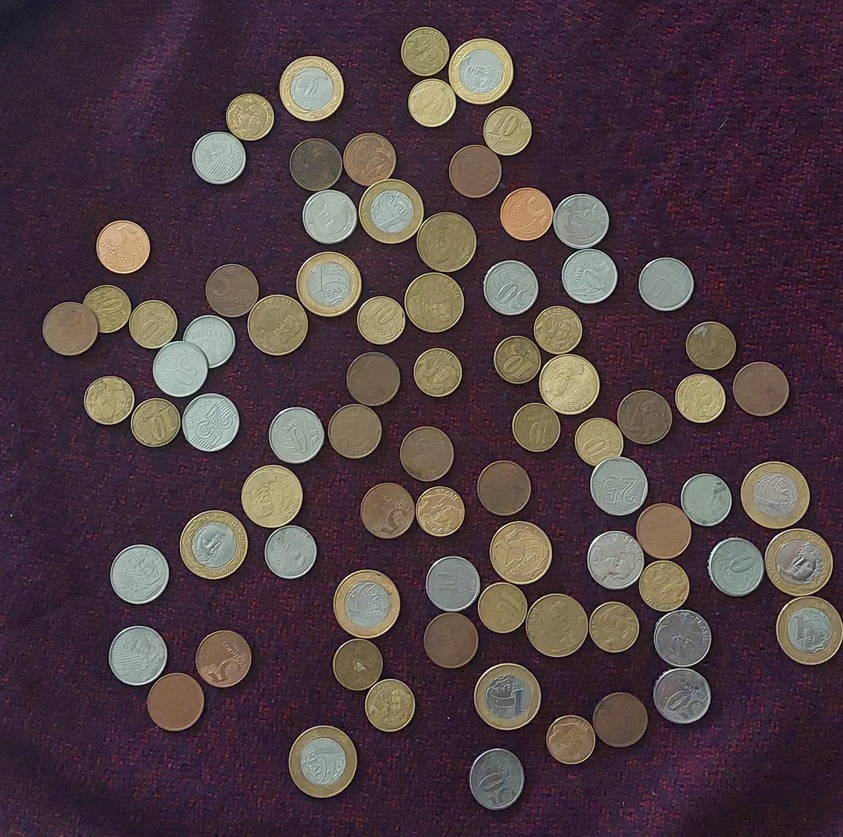
#> input picture images/coin_04.jpg, 843 x 837 px, shrunk from 2048 x 2032 before the run
$ jupyter execute coin_counter.ipynb
#> lines starting #> are read from the running program, lines starting #| are printed output that depends on the picture; after the words box and inside, x2 and y2 are one past the last pixel; in counts of white or black regions, pixels touching at a corner belong together
[cell 1]
# --- IMPORTAÇÃO DAS BIBLIOTECAS ---

import numpy as np
import matplotlib.pyplot as plt

# Funções específicas do scikit-image
from skimage.io import imread
from skimage.color import rgb2gray
from skimage.filters.rank import median
from skimage.morphology import disk
from skimage.feature import canny

# Importações específicas para a Transformada de Hough (Detectar Círculos)
from skimage.transform import hough_circle, hough_circle_peaks
from skimage.draw import circle_perimeter

[cell 2]
# --- CARREGAR A IMAGEM ---

caminho_arquivo = '../images/coin_04.jpg'

imagem_original = imread(caminho_arquivo)
#> imagem_original is the input picture: shape (837, 843, 3); mean R, G, B 79.2, 61.9, 67.2

plt.figure(figsize=(8, 8))
plt.imshow(imagem_original)
plt.title("Passo 1: Imagem Original Colorida")
plt.grid(True)
plt.show()

[cell 3]
# --- CONVERSÃO PARA TONS DE CINZA ---

# A função rgb2gray converte a imagem para uma matriz 2D
# O resultado varia de 0.0 (preto absoluto) a 1.0 (branco absoluto)
imagem_cinza = rgb2gray(imagem_original)
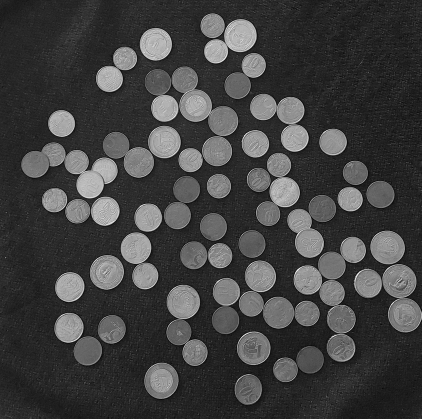
#> imagem_cinza: shape (837, 843) float64 (shown at 1/2 size); min 0, max 1, mean 0.259
imagem_cinza_uint8 = (imagem_cinza * 255).astype(np.uint8)

# Visualizando
plt.figure(figsize=(8, 8))
plt.imshow(imagem_cinza_uint8, cmap='gray')
plt.title("Passo 2: Imagem em Tons de Cinza")
plt.axis('off')
plt.show()

[cell 4]
# --- FILTRAGEM DE RUÍDO (MEDIANA) ---

# Criamos um "elemento estruturante" em forma de disco.
# O número dentro do disk significa o tamanho do raio de um círculo em pixels.
# O filtro vai olhar vizinhanças desse tamanho e pegar o valor do meio (mediana).
elemento_disco = disk(7)

# Aplicamos o filtro na imagem cinza
imagem_filtrada = median(imagem_cinza_uint8, elemento_disco)
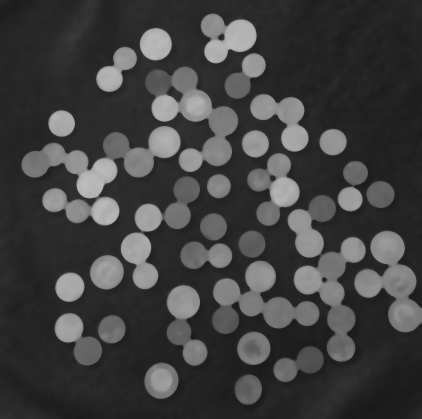
#> imagem_filtrada: shape (837, 843) (shown at 1/2 size); min 25, max 188, mean 64.5

# Visualizando a diferença
plt.figure(figsize=(12, 6))

plt.subplot(1, 2, 1)
plt.imshow(imagem_cinza_uint8, cmap='gray')
plt.title("Antes (Com textura interna)")
plt.axis('off')

plt.subplot(1, 2, 2)
plt.imshow(imagem_filtrada, cmap='gray')
plt.title("Depois (Suavizada com Mediana)")
plt.axis('off')

plt.show()
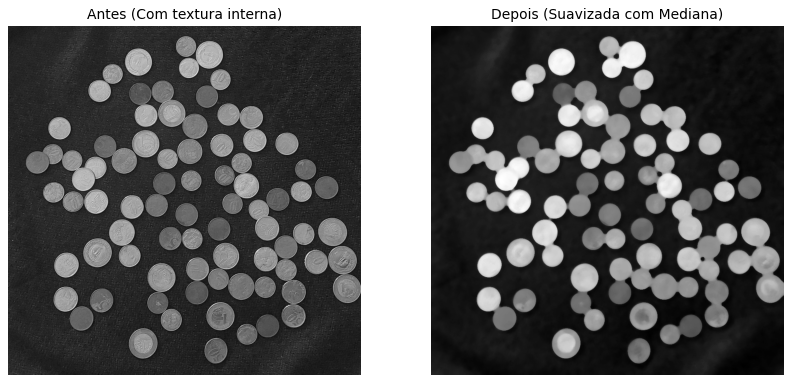
#> figure drawn by matplotlib, 2 panels

[cell 5]
# --- DETECÇÃO DE BORDAS (CANNY) ---

# O parâmetro 'sigma' controla a suavização.
# sigma=3 é focado em pegar apenas contornos (as moedas).
# Se colocar sigma=1, ele pega qualquer risco.
bordas_canny = canny(imagem_filtrada, sigma=3)
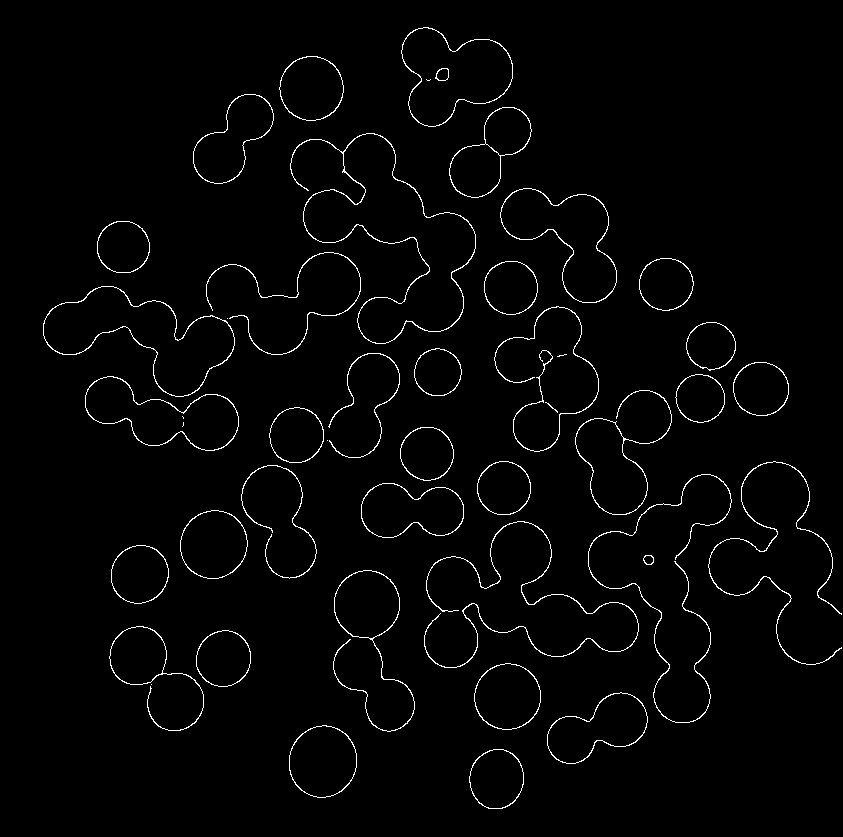
#> bordas_canny: shape (837, 843) bool; 2% white in thin lines or dots, all inside (x1, y1, x2, y2) = (43, 27, 842, 809)

# O resultado é uma imagem binária (True/False): True onde tem borda, False onde é liso.

# Visualizando
plt.figure(figsize=(8, 8))
# Mostramos em fundo preto (gray) onde o branco é a borda
plt.imshow(bordas_canny, cmap='gray')
plt.title("Passo 4: Mapas de Bordas (Canny)")
plt.axis('off')
plt.show()

[cell 6]
# --- TRANSFORMADA DE HOUGH (CALCULAR CENTROS) ---

# 1. Definir o que estamos procurando
# Aqui dizemos: "Procure círculos que tenham raio mínimo de 40px e máximo de 80px"
# O passo '2' significa que ele tenta 40, 42, 44...
raio_minimo = 30
raio_maximo = 250
passo_raio = 2
intervalo_raios = np.arange(raio_minimo, raio_maximo, passo_raio)

print("Calculando acumulador de Hough (isso pode demorar um pouco)...")
# Essa função cria o espaço de votos
acumulador_hough = hough_circle(bordas_canny, intervalo_raios)

# 2. Achar os vencedores da votação (Os Picos)
# acumulador_hough: os votos
# intervalo_raios: os raios que testamos
# total_num_peaks: máximo de moedas que esperamos
accums, cx, cy, raios = hough_circle_peaks(acumulador_hough, intervalo_raios,
                                           total_num_peaks=100,
                                           min_xdistance=40, # Distância mínima entre centros (X)
                                           min_ydistance=40, # Distância mínima entre centros (Y)
                                           threshold=0.3 * np.max(acumulador_hough))
#> accums = 42 values, max 0.88 at index 0, min 0.267 at index 36, mean 0.406; cx = 42 values, max 810 at index 13, min 69 at index 30, mean 448.8; cy = 42 values, max 779 at index 19, min 71 at index 3, mean 475.3; raios = 42 values, max 34 at index 2, min 30 at index 6, mean 30.86
# Adicionamos o threshold=0.4 (40% da intensidade máxima encontrada)
# Isso descarta círculos "fracos"
print(f"Detectamos {len(raios)} círculos!")
#| Detectamos 42 círculos!

if len(raios) > 0:
    # 1. Descobrir o tamanho da maior moeda encontrada
    maior_raio_encontrado = np.max(raios)
#> maior_raio_encontrado = 34

    # 2. Definir o corte (50% do tamanho da maior)
    # Moeda 1 Real = 27mm. Moeda 5 cent = 17mm. Relação = 0.63.
    # Usamos 0.5 (50%) como margem de segurança para erros de perspectiva.
    limite_aceitavel = maior_raio_encontrado * 0.5
#> limite_aceitavel = 17

    print(f"Maior raio encontrado: {maior_raio_encontrado:.1f}px")
#| Maior raio encontrado: 34.0px
    print(f"Corte de segurança: Ignorando círculos menores que {limite_aceitavel:.1f}px")
#| Corte de segurança: Ignorando círculos menores que 17.0px

    # 3. Criar uma 'máscara' (filtro)
    # Isso cria uma lista de Verdadeiro/Falso: [True, True, False, True...]
    filtro = raios >= limite_aceitavel

    # 4. Aplicar o filtro em todas as variáveis
    # Só mantém os índices onde o filtro é True
    cx = cx[filtro]
    cy = cy[filtro]
    raios = raios[filtro]
    accums = accums[filtro]

# O print final agora mostrará o número filtrado
print(f"Detectamos {len(raios)} círculos (após filtro de tamanho)!")
#| Detectamos 42 círculos (após filtro de tamanho)!

[cell 7]
# --- DESENHANDO O RESULTADO ---

# Cria uma cópia da imagem original para não estragar a variável principal
imagem_resultado = np.copy(imagem_original)

# Loop para desenhar cada moeda encontrada
# zip(cy, cx, raios) junta as listas para processarmos uma moeda por vez
espessura = 3
for centro_y, centro_x, raio in zip(cy, cx, raios):
    for dr in range(-espessura, espessura + 1):
        # circle_perimeter devolve as coordenadas da BORDa do círculo
        circulo_y, circulo_x = circle_perimeter(
            centro_y + dr, centro_x, raio + dr,
            shape=imagem_original.shape
        )

        # Pintamos esses pixels de VERMELHO (R=255, G=0, B=0)
        imagem_resultado[circulo_y, circulo_x] = (255, 0, 0)

    # Dica extra: Vamos pintar o CENTRO também para ver se ele achou certo
    # Criamos um quadradinho 5x5 no centro
    imagem_resultado[centro_y-5:centro_y+5, centro_x-5:centro_x+5] = (0, 255, 0) # Verde
#> this loop made 42 passes
#> (centro_y, centro_x, raio) on passes 1 to 8: (88, 311, 32), (284, 328, 32), (495, 775, 34), (71, 480, 32), (544, 213, 34), (211, 391, 32), (495, 272, 30), (324, 277, 30)
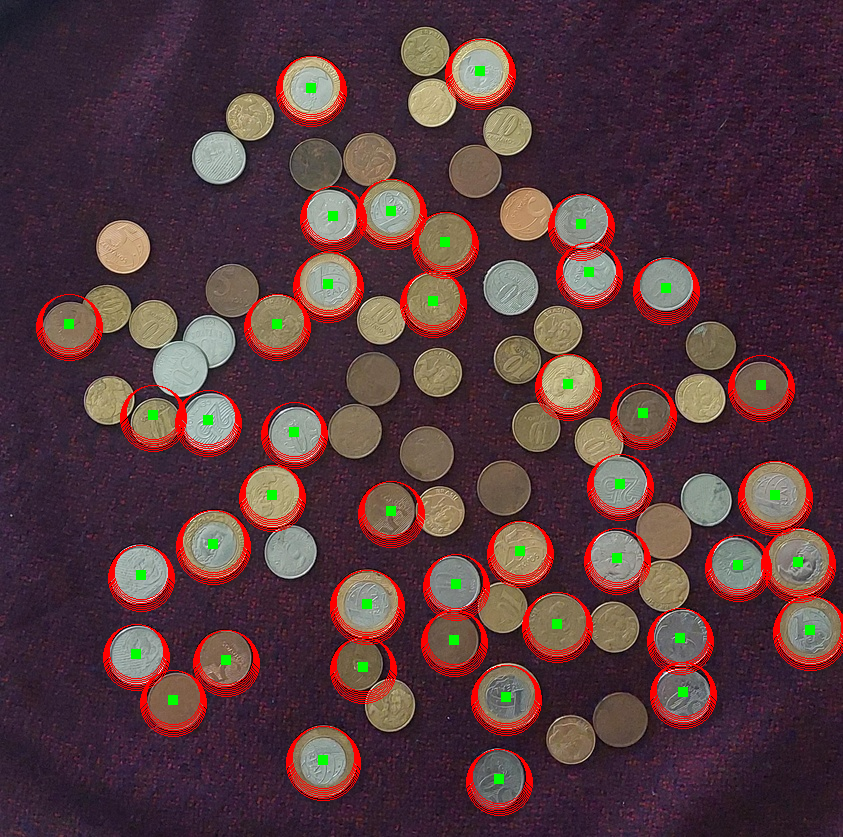
#> imagem_resultado: shape (837, 843, 3); 5.89% of pixels changed, all inside (x1, y1, x2, y2) = (36, 39, 843, 816)

# Mostra final
plt.figure(figsize=(10, 10))
plt.imshow(imagem_resultado)
plt.title(f"Resultado Final: {len(raios)} moedas detectadas")
plt.axis('off')
plt.show()

$ run again, with images/coin_01.jpg copied over images/coin_04.jpg
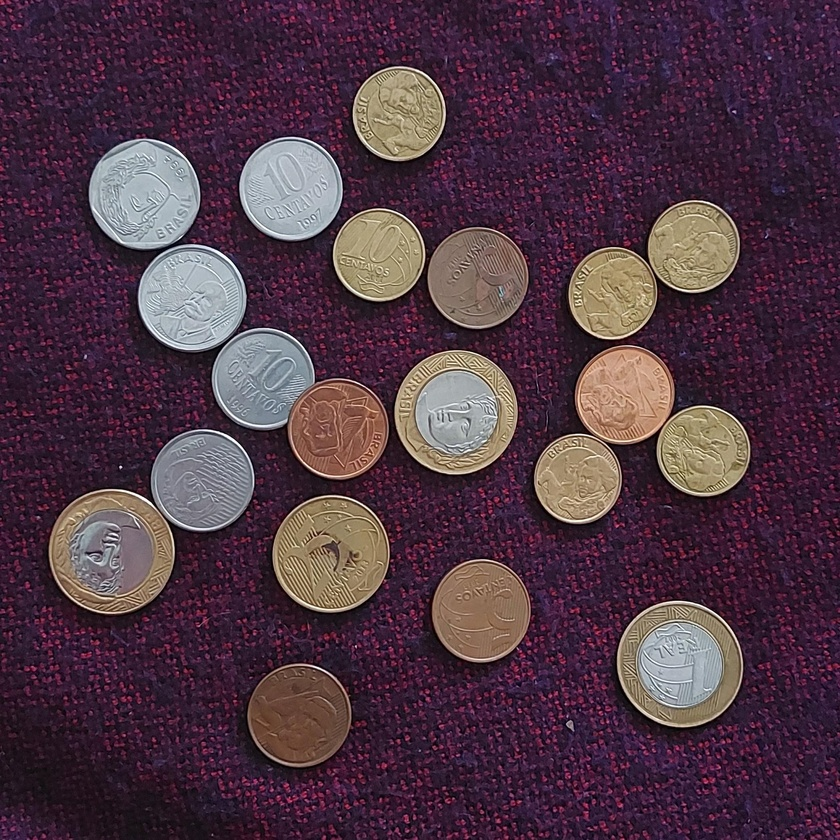
#> input picture images/coin_01.jpg, 840 x 840 px, shrunk from 2084 x 2082 before the run
#> imagem_original is the input picture: shape (840, 840, 3); mean R, G, B 79.1, 54.6, 67.9
#> `bordas_canny = canny(imagem_filtrada, sigma=3)`:
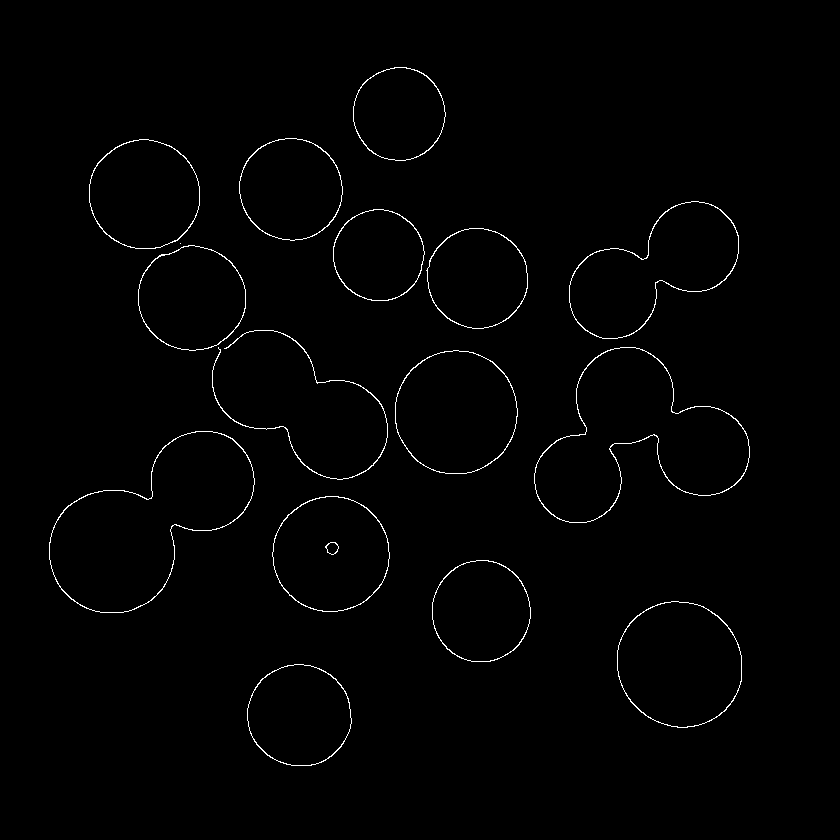
#> bordas_canny: shape (840, 840) bool; 1% white in thin lines or dots, all inside (x1, y1, x2, y2) = (49, 67, 750, 766)
#> accums = 20 values, max 0.802 at index 0, min 0.387 at index 19, mean 0.505; cx = 20 values, max 705 at index 11, min 111 at index 3, mean 412.8; cy = 20 values, max 716 at index 8, min 113 at index 2, mean 399.6; raios = 20 values, max 62 at index 3, min 44 at index 4, mean 50.9
#| Detectamos 20 círculos!
#> maior_raio_encontrado = 62
#> limite_aceitavel = 31
#| Maior raio encontrado: 62.0px
#| Corte de segurança: Ignorando círculos menores que 31.0px
#| Detectamos 20 círculos (após filtro de tamanho)!
#> the loop `for centro_y, centro_x, raio in zip(cy, cx, raios):` made 20 passes
#> (centro_y, centro_x, raio) on passes 1 to 8: (278, 477, 50), (554, 331, 58), (113, 399, 46), (551, 111, 62), (294, 612, 44), (395, 625, 48), (611, 480, 50), (190, 290, 52)
#> after the loop `for centro_y, centro_x, raio in zip(cy, cx, raios):`:
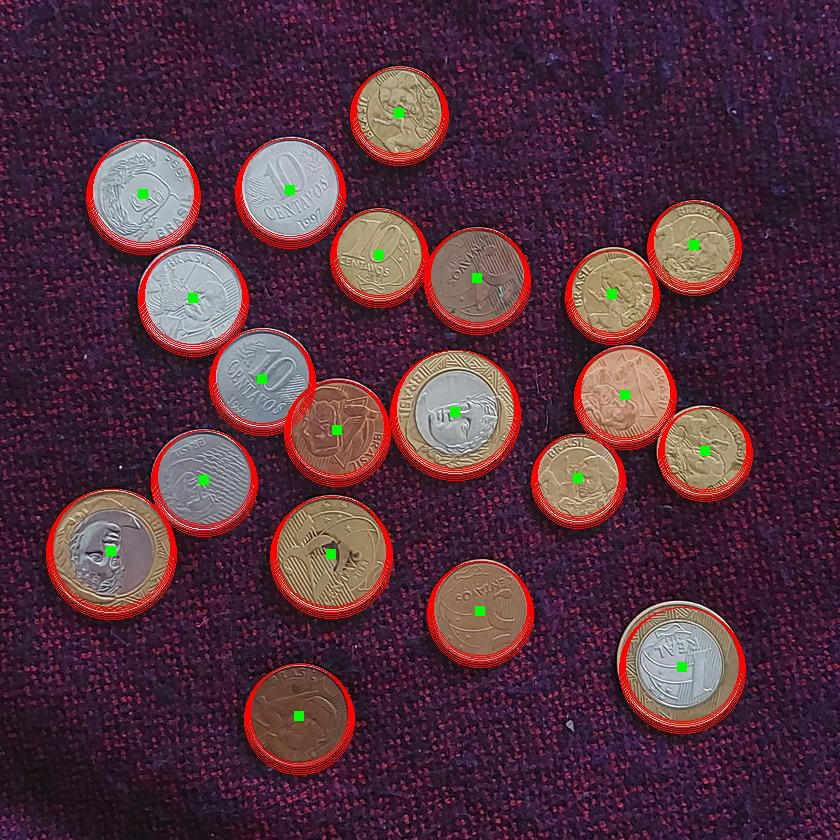
#> imagem_resultado: shape (840, 840, 3); 4.52% of pixels changed, all inside (x1, y1, x2, y2) = (46, 67, 753, 775)
